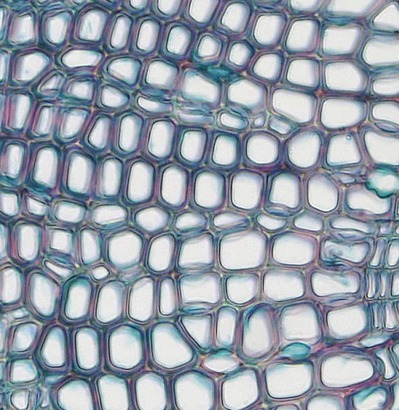
#> input picture Cells.jpg, 399 x 410 px
$ jupyter execute --allow-errors ConnectedComponentsLecture_Completed.ipynb   (shell and % lines are left out)
#> lines starting #> are read from the running program, lines starting #| are printed output that depends on the picture
# 0D Filtrations And Applications
## Topology Lecture 9/6/2018
## Chris Tralie

[cell 1]
import numpy as np
from scipy import ndimage
from ripser import ripser, plot_dgms
import matplotlib.pyplot as plt
from scipy import sparse
import time
import PIL
from MergeTree import *
from mpl_toolkits.mplot3d import Axes3D
import sys
sys.path.append("pyhks")
from HKS import *

import ipywidgets as widgets
from IPython.display import display

## Overview of 0D Persistence for Point Clouds

[cell 2]
# First setup point cloud
np.random.seed(0)
NClusters = 3
PPC = 10 #Points per cluster
N = NClusters*PPC
X = np.zeros((N, 2))
for c in range(NClusters):
    X[c*PPC:(c+1)*PPC, :] = np.random.randn(PPC, 2) + 10*np.random.randn(2)[None, :]

# Compute persistence diagram
#> (the rest of this cell did not finish here and is left out)

## Piecewise Linear Lower Star Filtrations

First, we define a lower star time series filtration function.  Then, we launch into an example

[cell 3]
# [14 lines left out: function lower_star_filtration, not called in this run]

[cell 4]
np.random.seed(2)
x = np.random.randn(10)*2
x = np.round(x*5)/5.0

#> (the rest of this cell did not finish here and is left out)

## Sinusoid Example 1

[cell 5]
np.random.seed(1)
NPeriods = 5
NSamples = 200
t = np.linspace(0, NPeriods*2*np.pi, NSamples)
x = np.sin(t)

#> (the rest of this cell did not finish here and is left out)

## Sinusoid Example 2

[cell 6]
np.random.seed(1)
NPeriods = 5
NSamples = 100
t = np.linspace(-0.5, NPeriods, NSamples)
x = np.sin(2*np.pi*t) + t

#> (the rest of this cell did not finish here and is left out)

[cell 7]
plt.figure()
#> (this line was passed over: IPython is not available in this run)
x = np.linspace(-2, 2, 100)
a = 0
y = x**3 + a*x
plt.plot(x, y)
#> (this line was passed over: IPython is not available in this run)

## Intermezzo: Continuous Functions And Critical Points

## Lower Star Images

First, we define a function to perform the lower star filtration

[cell 8]
def lower_star_image(D):
    """
    Construct a lower star filtration on an image
    Parameters
    ----------
    D: ndarray (M, N)
        An array of image data
    Returns
    -------
    I: ndarray (K, 2)
        A 0D persistence diagram corresponding to the sublevelset filtration
    """
    idxs = np.arange(D.shape[0]*D.shape[1])
    idxs = np.reshape(idxs, D.shape)
    I = idxs.flatten()
    J = idxs.flatten()
    V = D.flatten()
    # Do 8 spatial neighbors
    tidxs = np.nan*np.ones((D.shape[0]+2, D.shape[1]+2), dtype=np.int64)
    tidxs[1:-1, 1:-1] = idxs
    tD = np.nan*np.ones_like(tidxs)
    tD[1:-1, 1:-1] = D
    for di in [-1, 0, 1]:
        for dj in [-1, 0, 1]:
            if di == 0 and dj == 0:
                continue
            thisJ = np.roll(tidxs, di, axis=0)
            thisJ = np.roll(thisJ, dj, axis=1)
            thisD = np.roll(tD, di, axis=0)
            thisD = np.roll(thisD, dj, axis=1)
            thisD = np.maximum(thisD, tD)
            # Deal with boundaries
            thisI = tidxs[np.isnan(thisD)==0]
            thisJ = thisJ[np.isnan(thisD)==0]
            thisD = thisD[np.isnan(thisD)==0]
            I = np.concatenate((I, thisI.flatten()))
            J = np.concatenate((J, thisJ.flatten()))
            V = np.concatenate((V, thisD.flatten()))
    sparseDM = sparse.coo_matrix((V, (I, J)), shape=(idxs.size, idxs.size))
    return ripser(sparseDM, distance_matrix=True, maxdim=0)['dgms'][0]

## Lower Star Images: Gaussian Blobs Example

[cell 9]
plt.figure()
ts = np.linspace(-1, 1, 100)
x1 = np.exp(-ts**2/(0.1**2))
ts -= 0.4
x2 = np.exp(-ts**2/(0.1**2))

# Define depths of Gaussian blobs
h1 = -1
h2 = -2
h3 = -3
img = h1*x1[None, :]*x1[:, None] + h2*x1[None, :]*x2[:, None] + h3*x2[None, :]*x2[:, None]
plt.imshow(img, cmap = 'afmhot')
plt.colorbar()
plt.show()

#> (a cell that did not finish here is left out)

## Wood Cells Example

[cell 11]
cells_original = plt.imread("Cells.jpg")
#> cells_original is the input picture: shape (410, 399, 3); mean R, G, B 151.4, 160.3, 172
cells_grey = np.asarray(PIL.Image.fromarray(cells_original).convert('L'))
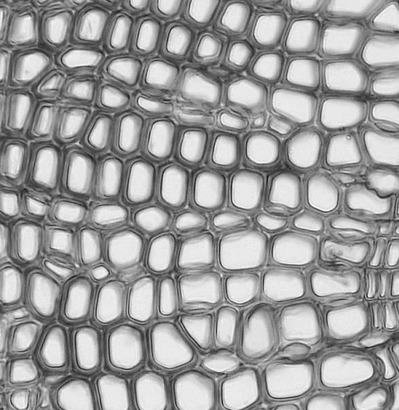
#> cells_grey: shape (410, 399); min 21, max 254, mean 159
# Normalize to the range [0, 1]
cells_grey = -ndimage.uniform_filter(cells_grey, size=10)
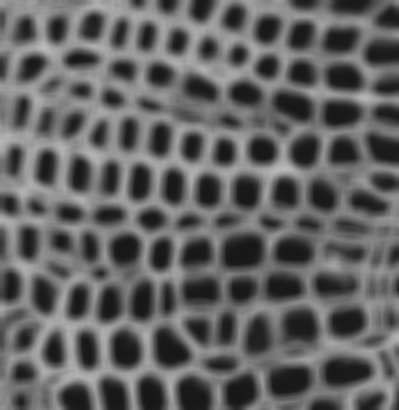
#> cells_grey: shape (410, 399); min 23, max 189, mean 98
cells_grey = cells_grey - np.min(cells_grey)
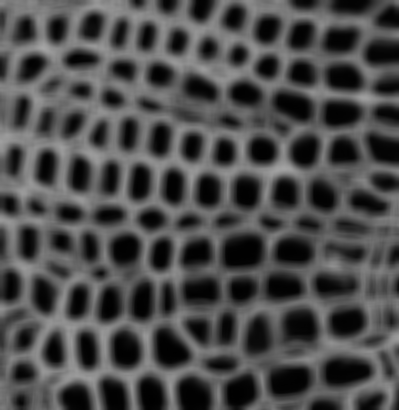
#> cells_grey: shape (410, 399); min 0, max 166, mean 75
cells_grey = cells_grey/np.max(cells_grey)
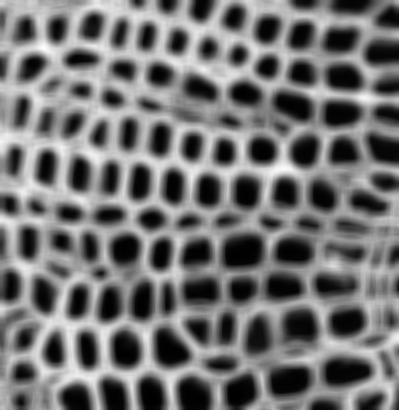
#> cells_grey: shape (410, 399) float64; min 0, max 1, mean 0.452


# Do lower star filtration after adding a little bit of noise
# The noise is a hack to help find representatives for the classes
F = cells_grey + 0.001*np.random.randn(cells_grey.shape[0], cells_grey.shape[1])
#> (the rest of this cell did not finish here and is left out)

#> in lower_star_image (call 2), `tidxs[1:-1, 1:-1] = idxs`:
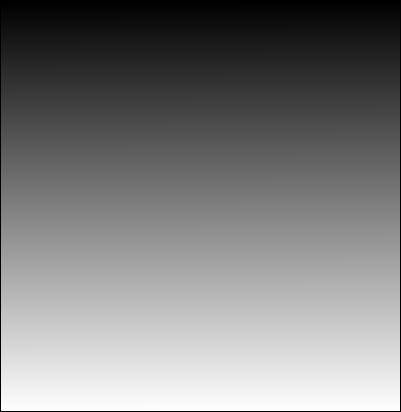
#> tidxs: shape (412, 401) float64; 0.98% of the values are NaN or infinite; the others: min 0, max 163589, mean 81794.5; drawn with min black, max white, NaN and infinite black
#> in lower_star_image (call 2), `tD[1:-1, 1:-1] = D`:
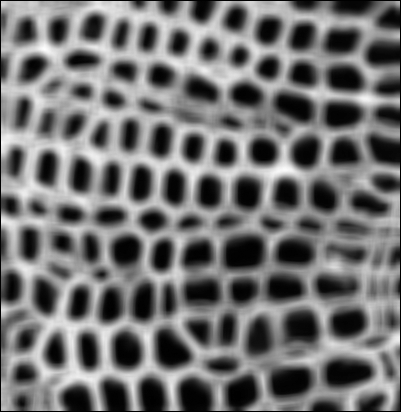
#> tD: shape (412, 401) float64; 0.98% of the values are NaN or infinite; the others: min -0.00248, max 1, mean 0.452; drawn with min black, max white, NaN and infinite black
I = I[I[:, 1]-I[:, 0] > 0.001, :] # Filter out low persistence values

plt.figure(figsize=(9, 3))
plt.subplot(131)
plt.title(cells_original.shape)
plt.imshow(cells_original)
plt.axis('off')
plt.subplot(132)
plt.title(cells_grey.shape)
plt.imshow(cells_grey, cmap='afmhot')
plt.colorbar()
plt.axis('off')
plt.subplot(133)
plot_dgms(I)
plt.tight_layout()
plt.show()

[cell 12]

def on_value_change(change):
    execute_computation1()
Tauslider = widgets.FloatSlider(min=0, max = 1, x=5,step=0.01,value=0.0,description=r'\(\tau :\)' ,continuous_update=False)
Tauslider.observe(on_value_change, names='value')
display(Tauslider)

#> (the rest of this cell did not finish here and is left out)

## 3D Shapes Example
First we define a lower star filtration on a general triangle mesh, as well as a method to plot a function on a 3D point cloud

[cell 13]
# [27 lines left out: functions do0DSublevelsetFiltrationMesh, plotPCfn, not called in this run]

[cell 14]
fn = lambda VPos, ITris: -getHKS(VPos, ITris, 20, t = 30)

#> (the rest of this cell did not finish here and is left out)

#> (a cell that did not finish here is left out)

[cell 16]
plt.figure()
#> (this line was passed over: IPython is not available in this run)
#> (the rest of this cell did not finish here and is left out)

## Merge Trees

[cell 17]
plt.figure(figsize=(9, 3))
#> (this line was passed over: IPython is not available in this run)

$ run again, with hair.jpg copied over Cells.jpg
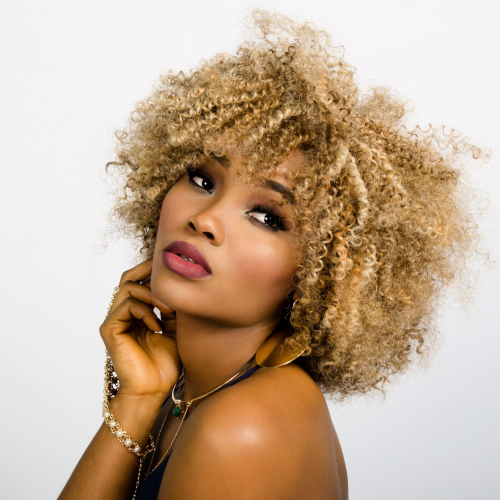
#> input picture hair.jpg, 1000 x 1000 px (shown at 1/2 size)
#> cells_original is the input picture: shape (1000, 1000, 3); mean R, G, B 196.3, 172.1, 148.8
#> `cells_grey = -ndimage.uniform_filter(cells_grey, size=10)`:
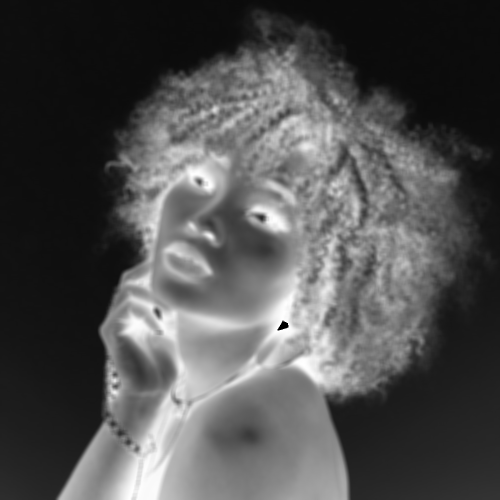
#> cells_grey: shape (1000, 1000) (shown at 1/2 size); min 0, max 255, mean 80
#> in lower_star_image (call 2), `tidxs[1:-1, 1:-1] = idxs`:
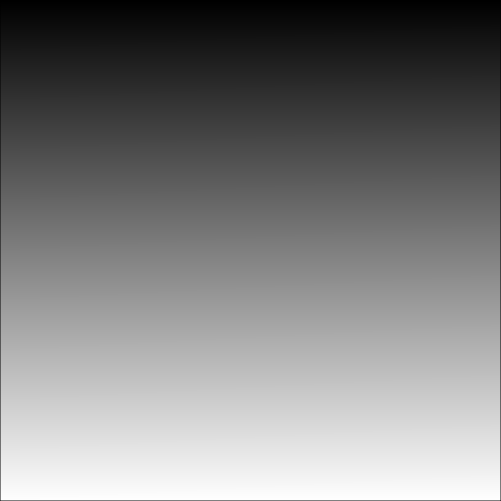
#> tidxs: shape (1002, 1002) float64 (shown at 1/2 size); 0.4% of the values are NaN or infinite; the others: min 0, max 999999, mean 499999.5; drawn with min black, max white, NaN and infinite black
